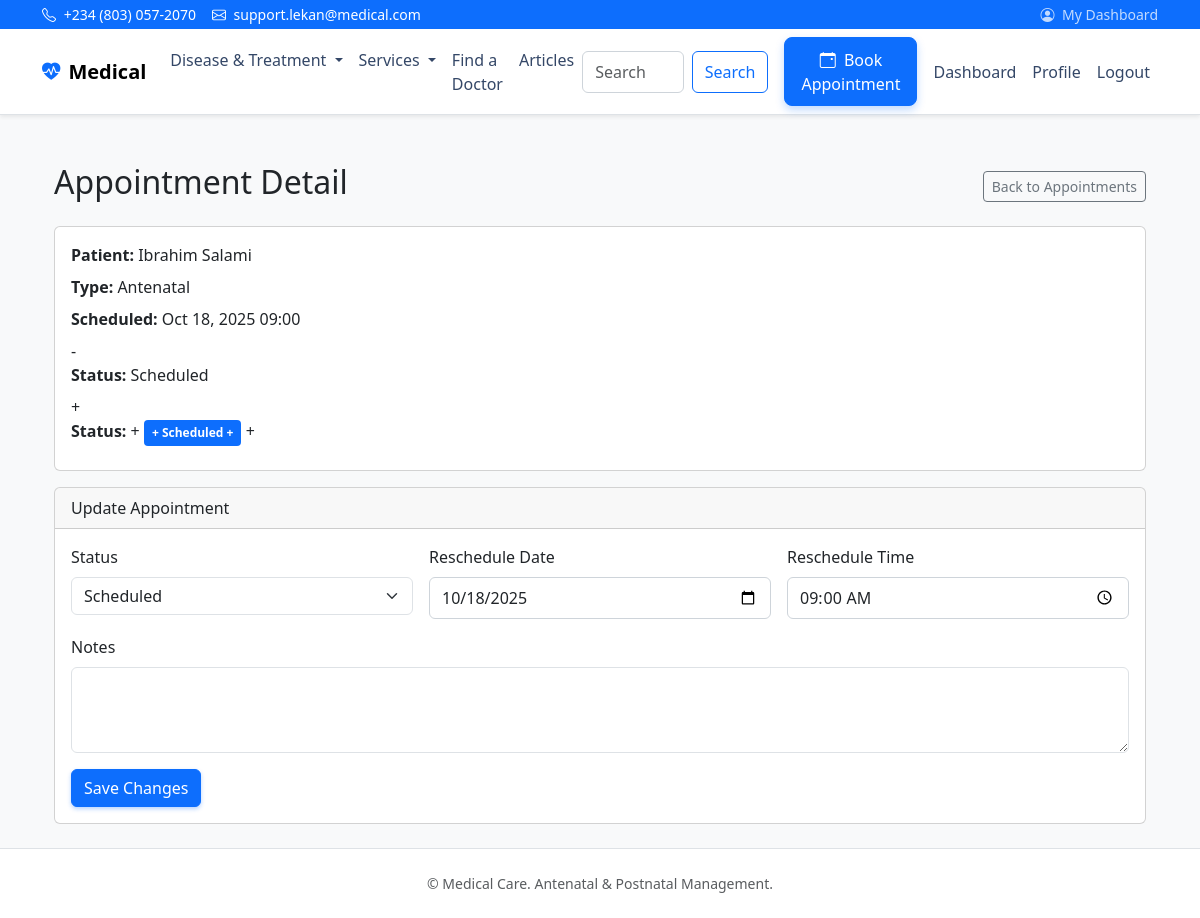
Before: /appointments/4/ (signed in) with the older database file.
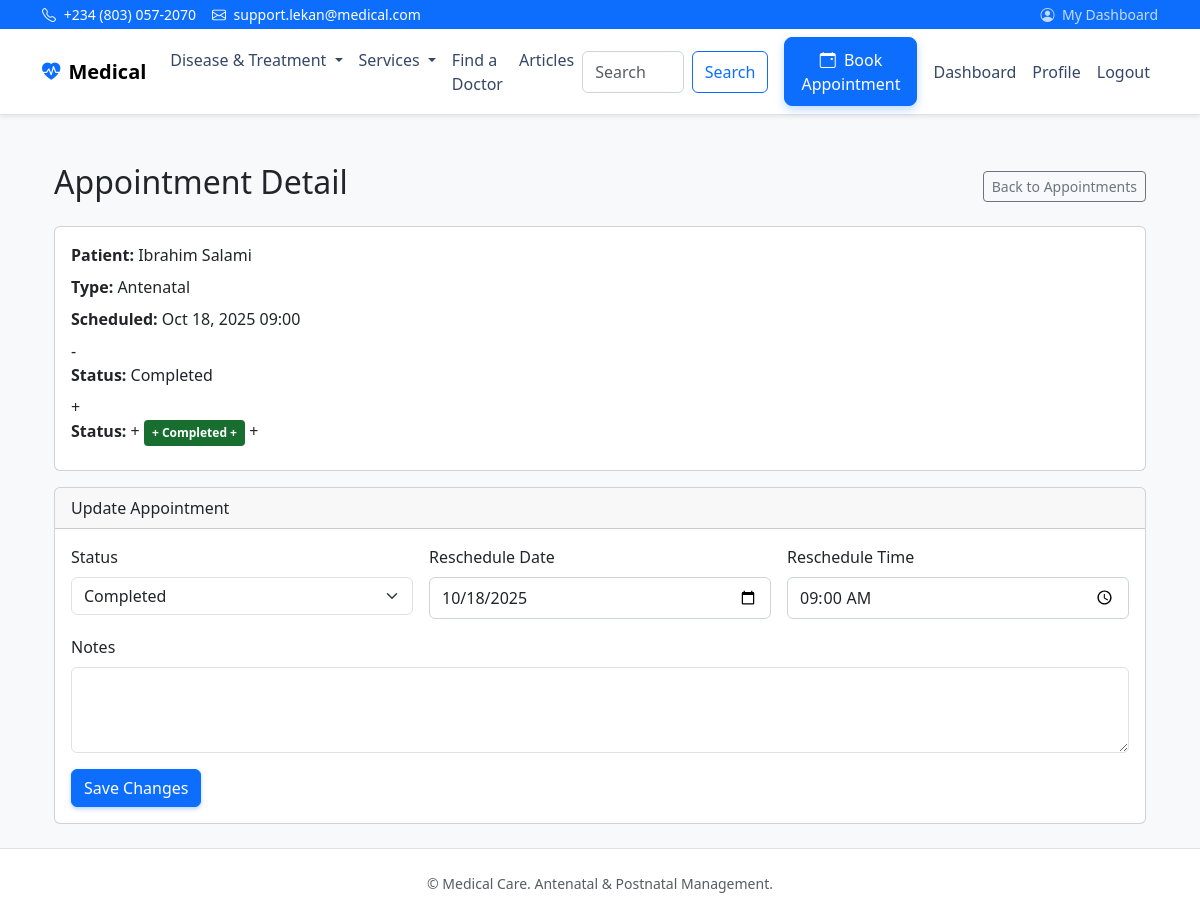
After: the same page with the newer database file.
### appointments/models.py (models this page shows, shortened)
class Appointment(models.Model):
    TYPE_CHOICES = (
        ('ANTENATAL', 'Antenatal'),
        ('POSTNATAL', 'Postnatal'),
        ('IMMUNIZATION', 'Immunization'),
    )
    STATUS_CHOICES = (
        ('SCHEDULED', 'Scheduled'),
        ('COMPLETED', 'Completed'),
        ('CANCELLED', 'Cancelled'),
        ('MISSED', 'Missed'),
    )
    patient = models.ForeignKey(MotherProfile, on_delete=models.CASCADE, related_name='appointments')
    doctor = models.ForeignKey(settings.AUTH_USER_MODEL, on_delete=models.SET_NULL, null=True, blank=True, related_name='appointments')
    appointment_type = models.CharField(max_length=20, choices=TYPE_CHOICES)
    scheduled_at = models.DateTimeField()
    status = models.CharField(max_length=20, choices=STATUS_CHOICES, default='SCHEDULED')
    notes = models.TextField(blank=True)
    created_at = models.DateTimeField(auto_now_add=True)

### patients/models.py (models this page shows, shortened)
class MotherProfile(models.Model):
    user = models.OneToOneField(settings.AUTH_USER_MODEL, on_delete=models.CASCADE, related_name='mother_profile')
    member_id = models.CharField(max_length=20, unique=True, blank=True, null=True)
    full_name = models.CharField(max_length=255)
    age = models.PositiveIntegerField(null=True, blank=True)
    address = models.TextField(blank=True)
    phone_number = models.CharField(max_length=20, blank=True)
    marital_status = models.CharField(max_length=50, blank=True)
    occupation = models.CharField(max_length=100, blank=True)
    profile_picture = models.ImageField(upload_to='profiles/', null=True, blank=True)
    blood_type = models.CharField(max_length=10, blank=True)
    allergies = models.TextField(blank=True)
    previous_pregnancies = models.TextField(blank=True)
    existing_conditions = models.TextField(blank=True)
    emergency_contact = models.CharField(max_length=255, blank=True)
    created_at = models.DateTimeField(auto_now_add=True)
    updated_at = models.DateTimeField(auto_now=True)

### appointments/views.py (the view, shortened to what this page needs)
# urls.py: path('appointments/<int:pk>/', appointment_detail, name='appointment_detail'),
@login_required
def appointment_detail(request, pk):
    appt = get_object_or_404(Appointment, pk=pk)
    user = request.user
    is_doctor_or_staff = getattr(user, 'role', '') == 'DOCTOR' or user.is_staff
    can_update = is_doctor_or_staff and (appt.doctor_id == user.id or user.is_staff)
    if not is_doctor_or_staff:
        if not hasattr(appt.patient, 'user') or appt.patient.user_id != user.id:
            messages.error(request, 'You do not have permission to view this appointment.')
            return redirect('appointments_list')
    return render(request, 'appointments/detail.html', {
        'appointment': appt,
        'is_doctor_view': is_doctor_or_staff,
        'can_update': can_update,
    })

### templates/appointments/detail.html (shortened to what this page needs)
{% extends 'base.html' %}
{% block content %}
<div class="container mt-4">
  <div class="d-flex justify-content-between align-items-center mb-3">
    <h2>Appointment Detail</h2>
    <a href="{% url 'appointments_list' %}" class="btn btn-sm btn-outline-secondary">Back to Appointments</a>
  </div>
  <div class="card mb-3">
    <div class="card-body">
      <div class="mb-2"><strong>Patient:</strong> {{ appointment.patient.full_name }}</div>
      <div class="mb-2"><strong>Type:</strong> {{ appointment.get_appointment_type_display }}</div>
      <div class="mb-2"><strong>Scheduled:</strong> {{ appointment.scheduled_at|date:"M d, Y H:i" }}</div>
-      <div class="mb-2"><strong>Status:</strong> {{ appointment.get_status_display }}</div>
+      <div class="mb-2"><strong>Status:</strong>
+        <span class="badge-status {% if appointment.status == 'COMPLETED' %}badge-status-completed{% elif appointment.status == 'CANCELLED' %}badge-status-cancelled{% elif appointment.status == 'MISSED' %}badge-status-missed{% else %}badge-status-scheduled{% endif %}">
+          {{ appointment.get_status_display }}
+        </span>
+      </div>
    </div>
  </div>
  {% if can_update %}
    <div class="card">
      <div class="card-header">Update Appointment</div>
      <div class="card-body">
        <form method="post">
          <div class="row g-3">
            <div class="col-md-4">
              <label class="form-label">Status</label>
              <select name="status" class="form-select">
                <option value="SCHEDULED" {% if appointment.status == 'SCHEDULED' %}selected{% endif %}>Scheduled</option>
                <option value="COMPLETED" {% if appointment.status == 'COMPLETED' %}selected{% endif %}>Completed</option>
              </select>
            </div>
            <div class="col-md-4">
              <label class="form-label">Reschedule Date</label>
              <input type="date" name="scheduled_date" class="form-control" value="{{ appointment.scheduled_at|date:'Y-m-d' }}">
            </div>
            <div class="col-md-4">
              <label class="form-label">Reschedule Time</label>
              <input type="time" name="scheduled_time" class="form-control" value="{{ appointment.scheduled_at|date:'H:i' }}">
            </div>
            <div class="col-12">
              <label class="form-label">Notes</label>
              <textarea name="notes" class="form-control" rows="3">{{ appointment.notes }}</textarea>
            </div>
          </div>
          <div class="mt-3">
            <button type="submit" class="btn btn-primary">Save Changes</button>
          </div>
        </form>
      </div>
    </div>
  {% else %}
    <div class="alert alert-info">You can view this appointment but cannot update it.</div>
  {% endif %}
</div>
{% endblock %}

Changed rows visible on the page:
changed Appointment "Antenatal": status "Scheduled" → "Completed"
